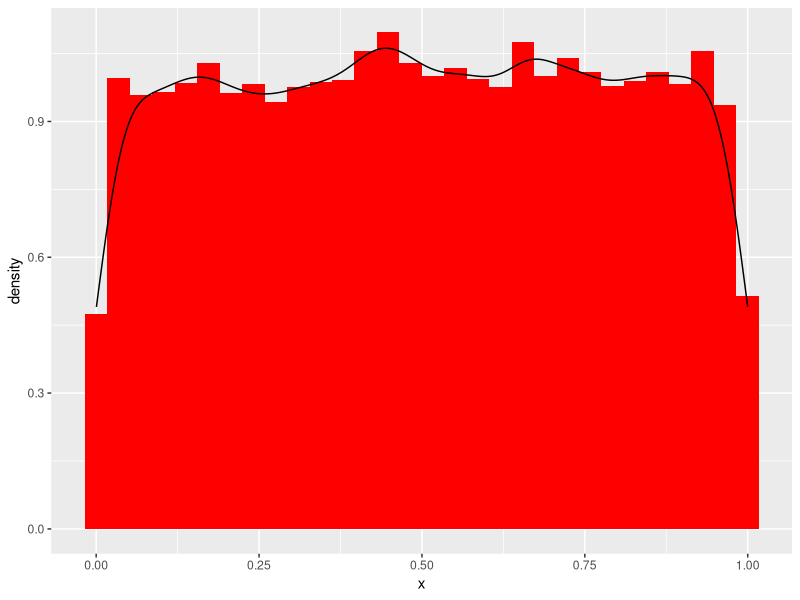
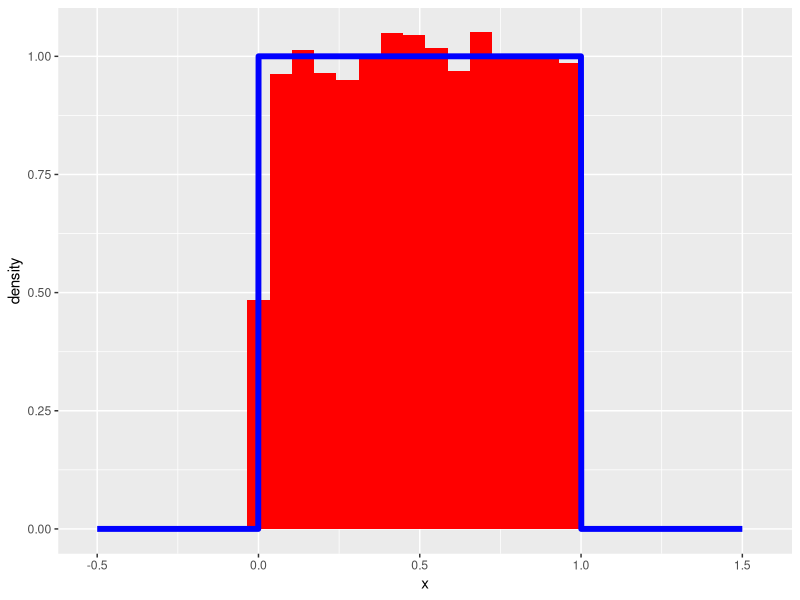
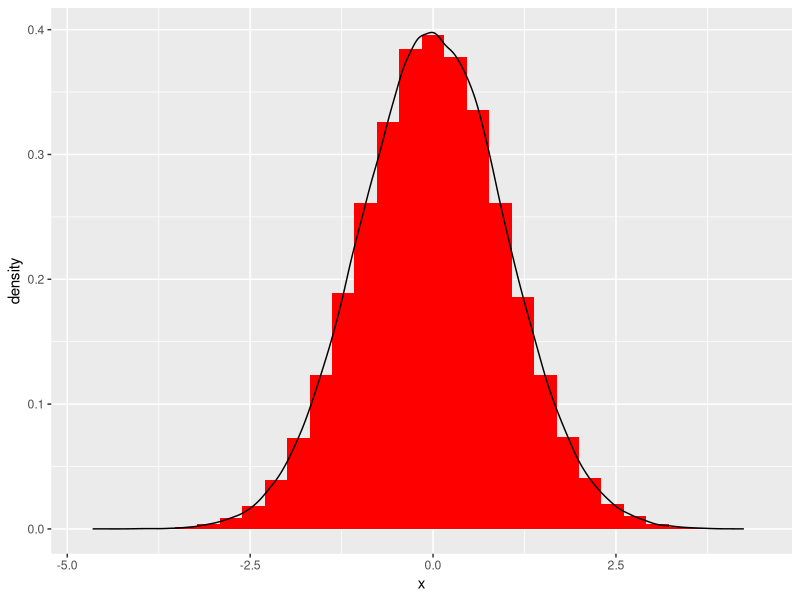
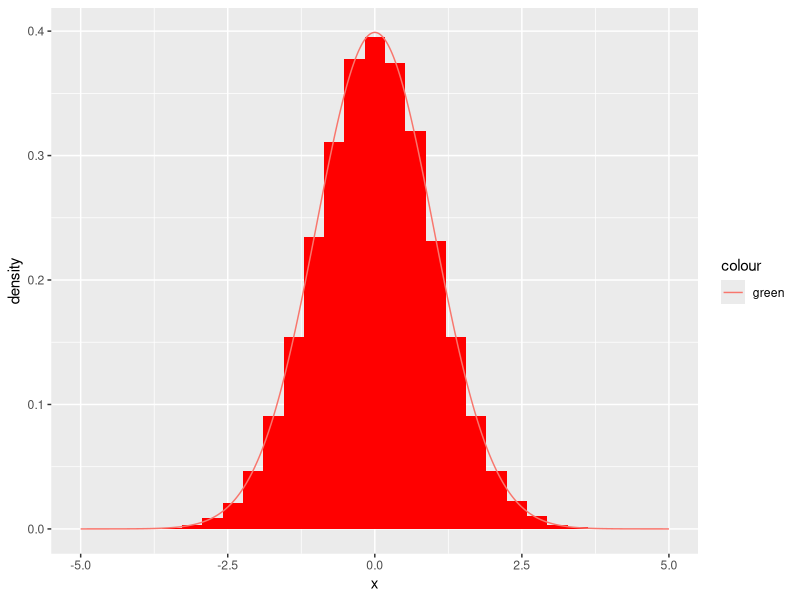
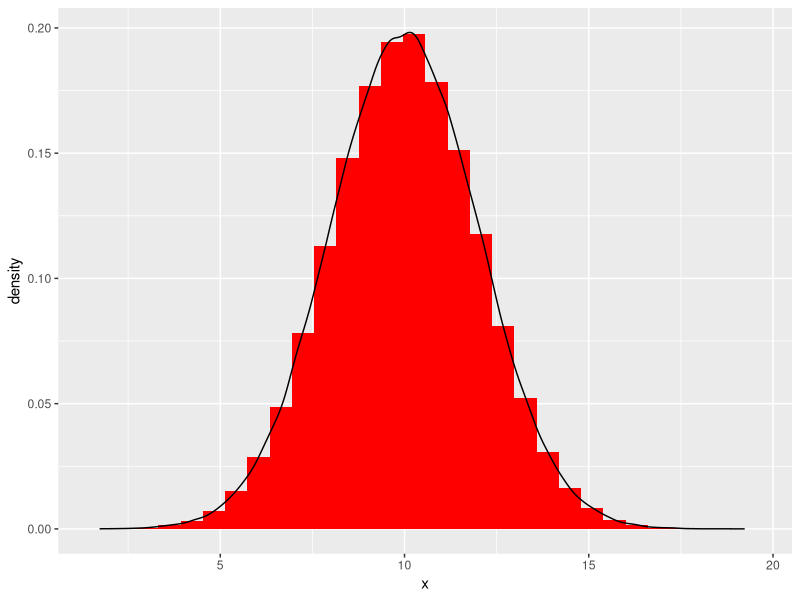
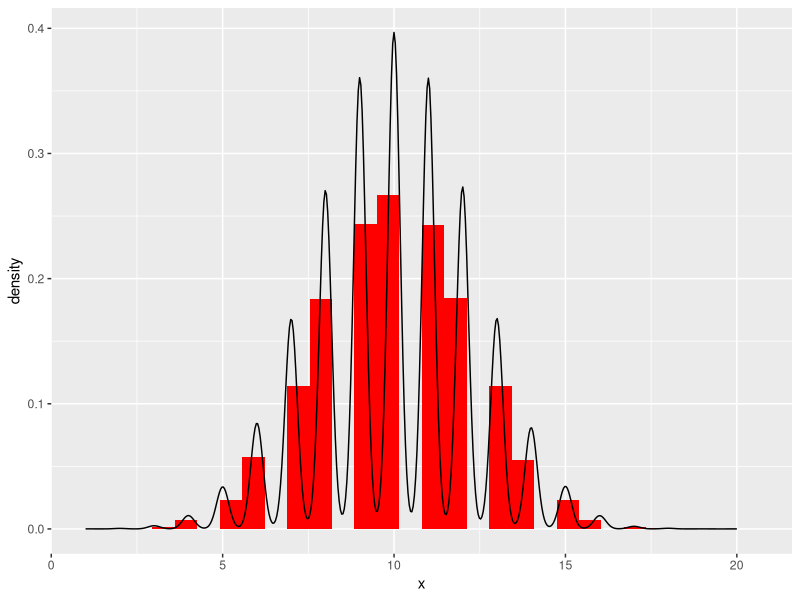

The R source for these figures, in order:
require(ggplot2)
# равномерное распределение (unif)
set.seed(1234)
punif(40000,min=30000,max=60000)
qunif(1/3,min=30000,max=60000)
qunif(1/2,min=30000,max=60000)
rnd_unif  <- data.frame(x=runif(20000))
require(ggplot2)
ggplot(data=rnd_unif,aes(x=x,y=..density..))+
  geom_histogram(fill="red")+geom_density()
# график теоретической плотности равномерного распределения, наложеннный на
# гистограмму
fun_unif <- data.frame(x=seq(-.5,1.5,length.out = 2000))

fun_unif$val <- dunif(fun_unif$x,min=0,max=1)
ggplot(data=rnd_unif,aes(x=x,y=..density..))+
  geom_histogram(fill="red")+
    geom_line(data=fun_unif,aes(x,val),size=2,col="blue")


# нормальное  распределение (norm)

rnd_norm<- data.frame(x=rnorm(200000))
ggplot(data=rnd_norm,aes(x=x,y=..density..))+
  geom_histogram(fill="red")+geom_density()
fun_norm  <-data.frame(x = seq(-5,5,length.out = 20000))
fun_norm$val  <-  dnorm(fun_norm$x)
ggplot(data=rnd_norm,aes(x=x,y=..density..))+
  geom_histogram(fill="red")+
#  geom_density()+
  geom_line(data=fun_norm,aes(col="green",x=x,y=val))

rnd_norm_10_2<- data.frame(x=rnorm(200000,mean = 10,sd=2))
ggplot(data=rnd_norm_10_2,aes(x=x,y=..density..))+
  geom_histogram(fill="red")+geom_density()

summary(rnd_norm_10_2)
mean(rnd_norm_10_2$x)
median(rnd_norm_10_2$x)
sd(rnd_norm_10_2$x)
var(rnd_norm_10_2$x)


# биноминальное распределение (binom)
rnd_binom_20<- data.frame(x=rbinom(200000,size=20,prob=0.5))
ggplot(data=rnd_binom_20,aes(x=x,y=..density..))+
  geom_histogram(fill="red")+geom_density()



# распределение Пуассона (pois) The Poisson Distribution


